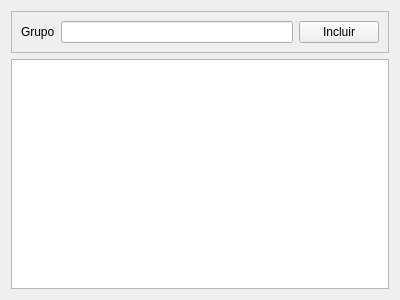
<?xml version="1.0" encoding="UTF-8"?>
<ui version="4.0">
 <class>FormGrupoDespesa</class>
 <widget class="QWidget" name="FormGrupoDespesa">
  <property name="geometry">
   <rect>
    <x>0</x>
    <y>0</y>
    <width>400</width>
    <height>300</height>
   </rect>
  </property>
  <property name="windowTitle">
   <string>Form</string>
  </property>
  <layout class="QVBoxLayout" name="verticalLayout">
   <item>
    <widget class="QFrame" name="frame">
     <property name="frameShape">
      <enum>QFrame::StyledPanel</enum>
     </property>
     <property name="frameShadow">
      <enum>QFrame::Raised</enum>
     </property>
     <layout class="QHBoxLayout" name="horizontalLayout">
      <item>
       <widget class="QLabel" name="label">
        <property name="text">
         <string>Grupo</string>
        </property>
       </widget>
      </item>
      <item>
       <widget class="QLineEdit" name="grupo"/>
      </item>
      <item>
       <widget class="QPushButton" name="btnIncluirGrupo">
        <property name="text">
         <string>Incluir</string>
        </property>
       </widget>
      </item>
     </layout>
    </widget>
   </item>
   <item>
    <widget class="QTableWidget" name="table"/>
   </item>
  </layout>
 </widget>
 <resources/>
 <connections/>
</ui>
